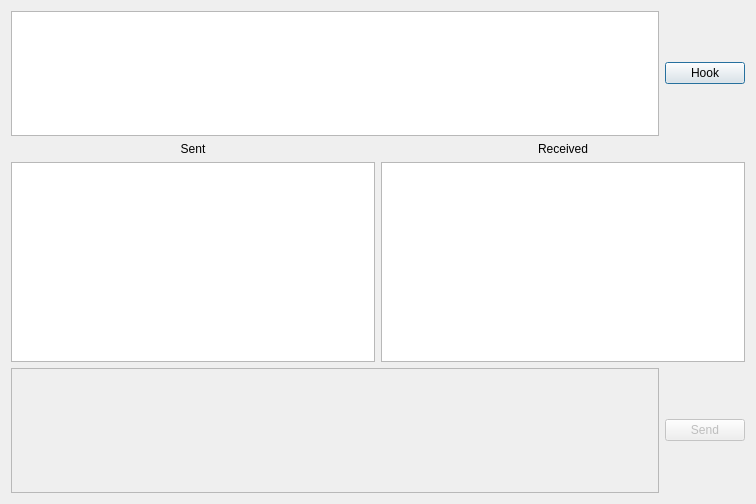
<?xml version="1.0" encoding="UTF-8"?>
<ui version="4.0">
 <class>Dialog</class>
 <widget class="QDialog" name="Dialog">
  <property name="geometry">
   <rect>
    <x>0</x>
    <y>0</y>
    <width>756</width>
    <height>504</height>
   </rect>
  </property>
  <property name="windowTitle">
   <string>Dialog</string>
  </property>
  <layout class="QHBoxLayout" name="horizontalLayout">
   <item>
    <layout class="QVBoxLayout" name="regular_chat_layout">
     <item>
      <layout class="QHBoxLayout" name="horizontalLayout_4">
       <item>
        <widget class="QListWidget" name="connectionlist">
         <property name="sizePolicy">
          <sizepolicy hsizetype="Expanding" vsizetype="Preferred">
           <horstretch>0</horstretch>
           <verstretch>0</verstretch>
          </sizepolicy>
         </property>
         <property name="minimumSize">
          <size>
           <width>0</width>
           <height>125</height>
          </size>
         </property>
         <property name="maximumSize">
          <size>
           <width>16777215</width>
           <height>16777215</height>
          </size>
         </property>
        </widget>
       </item>
       <item>
        <layout class="QVBoxLayout" name="verticalLayout_4">
         <item>
          <widget class="QPushButton" name="listenbutton">
           <property name="text">
            <string>Hook</string>
           </property>
          </widget>
         </item>
        </layout>
       </item>
      </layout>
     </item>
     <item>
      <layout class="QHBoxLayout" name="horizontalLayout_2">
       <item>
        <layout class="QVBoxLayout" name="verticalLayout_2">
         <item>
          <widget class="QLabel" name="labelsent">
           <property name="text">
            <string>Sent</string>
           </property>
           <property name="alignment">
            <set>Qt::AlignCenter</set>
           </property>
          </widget>
         </item>
         <item>
          <widget class="QTextEdit" name="textsent"/>
         </item>
        </layout>
       </item>
       <item>
        <layout class="QVBoxLayout" name="verticalLayout">
         <item>
          <widget class="QLabel" name="labelreceived">
           <property name="text">
            <string>Received</string>
           </property>
           <property name="alignment">
            <set>Qt::AlignCenter</set>
           </property>
          </widget>
         </item>
         <item>
          <widget class="QTextEdit" name="textreceived"/>
         </item>
        </layout>
       </item>
      </layout>
     </item>
     <item>
      <layout class="QHBoxLayout" name="horizontalLayout_3">
       <item>
        <widget class="QPlainTextEdit" name="inputtext">
         <property name="enabled">
          <bool>false</bool>
         </property>
         <property name="sizePolicy">
          <sizepolicy hsizetype="Expanding" vsizetype="Preferred">
           <horstretch>0</horstretch>
           <verstretch>0</verstretch>
          </sizepolicy>
         </property>
         <property name="minimumSize">
          <size>
           <width>0</width>
           <height>125</height>
          </size>
         </property>
        </widget>
       </item>
       <item>
        <widget class="QPushButton" name="inputbutton">
         <property name="enabled">
          <bool>false</bool>
         </property>
         <property name="text">
          <string>Send</string>
         </property>
        </widget>
       </item>
      </layout>
     </item>
    </layout>
   </item>
  </layout>
 </widget>
 <resources/>
 <connections/>
</ui>
